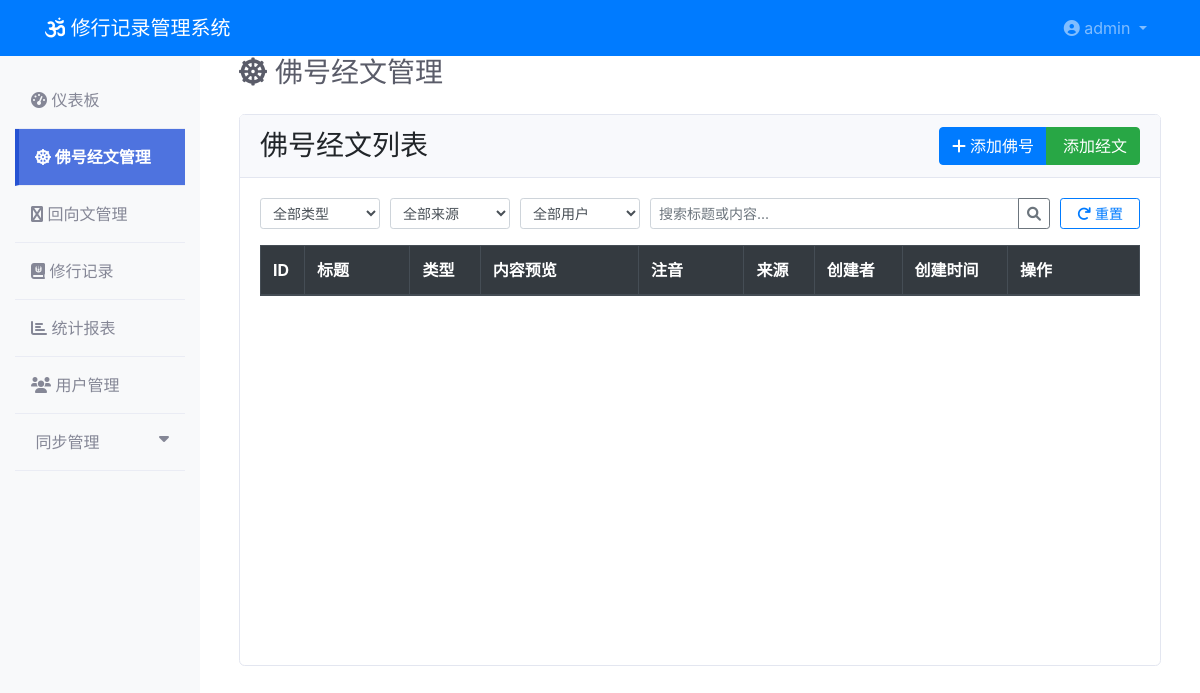
The app's page /chanting/ (signed in), older data.
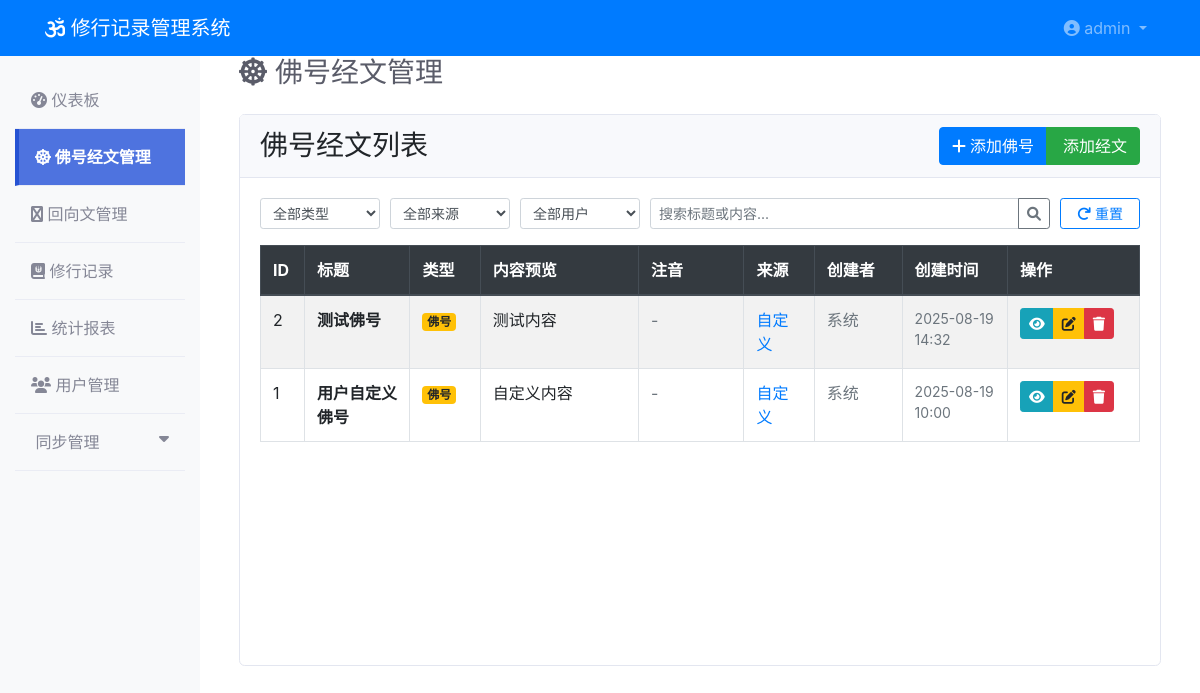
The same page, newer data.
### models/user.py (models this page shows, shortened)
class AdminUser(UserMixin, db.Model):
    __tablename__ = 'admin_users'
    id = db.Column(db.Integer, primary_key=True)
    username = db.Column(db.String(80), unique=True, nullable=False)
    email = db.Column(db.String(120), unique=True, nullable=False)
    password_hash = db.Column(db.String(255), nullable=False)
    is_active = db.Column(db.Boolean, default=True)
    created_at = db.Column(db.DateTime, default=datetime.utcnow)
    last_login = db.Column(db.DateTime)

### models/chanting.py (models this page shows, shortened)
class Chanting(db.Model):
    __tablename__ = 'chantings'
    id = db.Column(db.Integer, primary_key=True)
    title = db.Column(db.String(200), nullable=False)
    content = db.Column(db.Text, nullable=False)
    pronunciation = db.Column(db.Text, nullable=True)  # 注音
    type = db.Column(db.Enum('buddha', 'sutra'), nullable=False)  # 佛号或经文
    is_built_in = db.Column(db.Boolean, default=False)  # 是否为内置
    is_deleted = db.Column(db.Boolean, default=False)  # 逻辑删除
    user_id = db.Column(db.Integer, nullable=True)  # 创建者ID，内置内容为空
    created_at = db.Column(db.DateTime, default=datetime.utcnow)
    updated_at = db.Column(db.DateTime, default=datetime.utcnow, onupdate=datetime.utcnow)
    @classmethod
    def get_active(cls):
        return cls.query.filter_by(is_deleted=False)

### routes/chanting.py (the view, shortened to what this page needs)
@chanting_bp.route('/')
@login_required
def index():
    page = request.args.get('page', 1, type=int)
    chanting_type = request.args.get('type', '')
    source = request.args.get('source', '')
    search = request.args.get('search', '')
    user_filter = request.args.get('user', '')
    query = Chanting.get_active()
    if chanting_type:
        query = query.filter(Chanting.type == chanting_type)
    if source == 'builtin':
        query = query.filter(Chanting.is_built_in == True)
    elif source == 'custom':
        query = query.filter(Chanting.is_built_in == False)
    if user_filter:
        if user_filter == 'system':
            query = query.filter(Chanting.user_id.is_(None))
        else:
            query = query.filter(User.username == user_filter)
    chantings = query.order_by(Chanting.created_at.desc()).paginate(
        page=page, per_page=20, error_out=False
    )
    user_ids = db.session.query(Chanting.user_id).filter(
        Chanting.is_deleted == False,
        Chanting.user_id.isnot(None)
    ).distinct().all()
    user_ids = [uid[0] for uid in user_ids]
    users = User.query.filter(User.id.in_(user_ids)).all() if user_ids else []
    return render_template('chanting/index.html',
                         chantings=chantings,
                         current_type=chanting_type,
                         current_source=source,
                         current_search=search,
                         current_user_filter=user_filter,
                         users=users)

### utils/db_monitor.py (called while the page is built)
def init_db_monitoring(app):
    @app.before_request
    def before_request():
        if not DatabaseMonitor.check_health():
            logger.warning("数据库连接异常，尝试重新连接")
            DatabaseMonitor.cleanup_connections()
    @app.after_request
    def after_request(response):
        try:
            db.session.remove()
        except Exception as e:
            logger.error(f"清理session失败: {e}")
        return response
    @app.teardown_appcontext
    def shutdown_session(exception=None):
        try:
            db.session.remove()
        except Exception as e:
            logger.error(f"teardown session失败: {e}")

    @staticmethod
    def check_health():
        try:
            result = db.session.execute(text('SELECT 1'))
            return True
        except Exception as e:
            logger.error(f"数据库健康检查失败: {e}")
            return False

### templates/chanting/index.html (shortened to what this page needs)
{% extends "base.html" %}
{% block content %}
<div class="container-fluid">
    <div class="d-sm-flex align-items-center justify-content-between mb-4">
        <h1 class="h3 mb-0 text-gray-800">
            <i class="fas fa-dharmachakra mr-2"></i>佛号经文管理
        </h1>
    </div>
    <div class="row">
        <div class="col-12">
            <div class="card">
                <div class="card-header d-flex justify-content-between align-items-center">
                    <h3 class="card-title mb-0">佛号经文列表</h3>
                    <div class="btn-group">
                        <button type="button" class="btn btn-primary" data-toggle="modal" data-target="#addChantingModal">
                            <i class="fas fa-plus mr-1"></i>添加佛号
                        </button>
                        <button type="button" class="btn btn-success" data-toggle="modal" data-target="#addSutraModal">
                            添加经文
                        </button>
                    </div>
                </div>
                <div class="card-body">
                    <div class="d-flex flex-nowrap align-items-center mb-3" style="gap: 10px;">
                        <div style="min-width: 120px;">
                            <select class="form-control form-control-sm" id="typeFilter">
                                <option value="">全部类型</option>
                            </select>
                        </div>
                        <div style="min-width: 120px;">
                            <select class="form-control form-control-sm" id="sourceFilter">
                                <option value="">全部来源</option>
                            </select>
                        </div>
                        <div style="min-width: 120px;">
                            <select class="form-control form-control-sm" id="userFilter">
                                <option value="">全部用户</option>
                            </select>
                        </div>
                        <div class="flex-grow-1">
                            <div class="input-group input-group-sm">
                                <input type="text" class="form-control" id="searchInput" placeholder="搜索标题或内容..." value="{{ current_search or '' }}">
                                <div class="input-group-append">
                                    <button class="btn btn-outline-secondary" type="button" onclick="searchChantings()">
                                        <i class="fas fa-search"></i>
                                    </button>
                                </div>
                            </div>
                        </div>
                        <div style="min-width: 80px;">
                            <button class="btn btn-outline-primary btn-sm btn-block" onclick="resetFilters()">
                                <i class="fas fa-redo mr-1"></i>重置
                            </button>
                        </div>
                    </div>
                    <div class="table-responsive">
                        <table class="table table-bordered table-striped" id="chantingTable">
                            <thead class="thead-dark">
                                <tr>
                                    <th width="5%">ID</th>
                                    <th width="12%">标题</th>
                                    <th width="8%">类型</th>
                                    <th width="18%">内容预览</th>
                                    <th width="12%">注音</th>
                                    <th width="8%">来源</th>
                                    <th width="10%">创建者</th>
                                    <th width="12%">创建时间</th>
                                    <th width="15%">操作</th>
                                </tr>
                            </thead>
                            <tbody>
                                {% for chanting in chantings %}
                                <tr data-id="{{ chanting.id }}">
                                    <td>{{ chanting.id }}</td>
                                    <td>
                                        <strong>{{ chanting.title }}</strong>
                                    </td>
                                    <td>
                                        {% if chanting.type == 'buddha' %}
                                        <span class="badge badge-warning">佛号</span>
                                        {% else %}
                                        <span class="badge badge-success">经文</span>
                                        {% endif %}
                                    </td>
                                    <td>
                                        <span class="text-truncate" style="max-width: 200px; display: inline-block;" title="{{ chanting.content }}">
                                            {{ chanting.content[:50] }}{% if chanting.content|length > 50 %}...{% endif %}
                                        </span>
                                    </td>
                                    <td>
                                        {% if chanting.pronunciation %}
                                        <span class="text-muted small">{{ chanting.pronunciation[:30] }}...</span>
                                        {% else %}
                                        <span class="text-muted">-</span>
                                        {% endif %}
                                    </td>
                                    <td>
                                        {% if chanting.is_built_in %}
                                        <span class="text-info">内置</span>
                                        {% else %}
                                        <span class="text-primary">自定义</span>
                                        {% endif %}
                                    </td>
                                    <td>
                                        {% if chanting.user %}
                                        <span class="badge badge-secondary">{{ chanting.user.nickname or chanting.user.username }}</span>
                                        {% else %}
                                        <span class="text-muted">系统</span>
                                        {% endif %}
                                    </td>
                                    <td class="small text-muted">
                                        {{ chanting.created_at.strftime('%Y-%m-%d %H:%M') }}
                                    </td>
                                    <td>
                                        <div class="btn-group btn-group-sm">
                                            <button class="btn btn-info btn-sm" onclick="viewChanting({{ chanting.id }})" title="查看">
                                                <i class="fas fa-eye"></i>
                                            </button>
                                            <button class="btn btn-warning btn-sm" onclick="editChanting({{ chanting.id }})" title="编辑">
                                                <i class="fas fa-edit"></i>
                                            </button>
                                            <button class="btn btn-danger btn-sm" onclick="deleteChanting({{ chanting.id }})" title="删除">
                                                <i class="fas fa-trash"></i>
                                            </button>
                                        </div>
                                    </td>
                                </tr>
                                {% endfor %}
                            </tbody>
                        </table>
                    </div>
                </div>
            </div>
        </div>
    </div>
</div>
{% endblock %}

### templates/base.html (shortened to what this page needs)
<!DOCTYPE html>
<html lang="zh-CN">
<head>
    <link href="https://cdn.jsdelivr.net/npm/bootstrap@4.6.2/dist/css/bootstrap.min.css" rel="stylesheet">
    <link href="{{ url_for('static', filename='css/fontawesome-fixed.css') }}" rel="stylesheet">
    <link href="https://cdn.datatables.net/1.11.5/css/dataTables.bootstrap4.min.css" rel="stylesheet">
</head>
<body>
    {% if current_user.is_authenticated %}
    <nav class="navbar navbar-expand-lg navbar-dark bg-primary">
        <div class="container">
            <a class="navbar-brand" href="{{ url_for('main.dashboard') }}">
                <i class="fas fa-om"></i> 修行记录管理系统
            </a>
            <div class="navbar-nav ml-auto">
                <div class="nav-item dropdown">
                    <a class="nav-link dropdown-toggle" href="#" id="navbarDropdown" role="button" data-toggle="dropdown">
                        <i class="fas fa-user-circle"></i> {{ current_user.username }}
                    </a>
                </div>
            </div>
        </div>
    </nav>
    <div class="container-fluid">
        <div class="row">
            <nav class="col-md-3 col-lg-2 d-md-block bg-light sidebar">
                <div class="pt-3">
                    <ul class="nav flex-column">
                        <li class="nav-item">
                            <a class="nav-link {{ 'active' if request.endpoint == 'main.dashboard' }}" href="{{ url_for('main.dashboard') }}">
                                <i class="fas fa-tachometer-alt"></i> 仪表板
                            </a>
                        </li>
                        <li class="nav-item">
                            <a class="nav-link {{ 'active' if request.endpoint and request.endpoint.startswith('chanting.') }}" href="{{ url_for('chanting.index') }}">
                                <i class="fas fa-dharmachakra"></i> 佛号经文管理
                            </a>
                        </li>
                        <li class="nav-item">
                            <a class="nav-link {{ 'active' if request.endpoint and request.endpoint.startswith('dedication.') }}" href="{{ url_for('dedication.index') }}">
                                <i class="fas fa-hands"></i> 回向文管理
                            </a>
                        </li>
                        <li class="nav-item">
                            <a class="nav-link {{ 'active' if request.endpoint and request.endpoint.startswith('records.') }}" href="{{ url_for('records.index') }}">
                                <i class="fas fa-journal-whills"></i> 修行记录
                            </a>
                        </li>
                        <li class="nav-item">
                            <a class="nav-link {{ 'active' if request.endpoint and request.endpoint.startswith('stats.') }}" href="{{ url_for('stats.index') }}">
                                <i class="fas fa-chart-bar"></i> 统计报表
                            </a>
                        </li>
                        <li class="nav-item">
                            <a class="nav-link {{ 'active' if request.endpoint and request.endpoint.startswith('users.') }}" href="{{ url_for('users.index') }}">
                                <i class="fas fa-users"></i> 用户管理
                            </a>
                        </li>
                        <li class="nav-item">
                            <a class="nav-link {{ 'active' if request.endpoint and request.endpoint.startswith('sync_management.') }}" href="#" data-toggle="collapse" data-target="#syncSubmenu" aria-expanded="false">
                                 同步管理 <i class="fas fa-caret-down float-right"></i>
                            </a>
                        </li>
                    </ul>
                </div>
            </nav>
            <main class="col-md-9 ml-sm-auto col-lg-10 px-md-4">
                {% endif %}
                {% block content %}{% endblock %}
                {% if current_user.is_authenticated %}
            </main>
        </div>
    </div>
    {% endif %}
</body>
</html>

### templates/base.html (style rules this page uses)
.text-gray-800 { color: #5a5c69 !important; }
.sidebar { min-height: calc(100vh - 56px); background-color: #f8f9fc; }
.sidebar .nav-link { color: #858796; padding: 1rem; border-bottom: 1px solid #eaecf4; }
.sidebar .nav-link.active { color: #fff !important; background-color: #4e73df !important; border-left: 4px solid #2653d3; font-weight: bold; }
.card { border: 1px solid #e3e6f0; border-radius: 0.35rem; }
.card-header { background-color: #f8f9fc; border-bottom: 1px solid #e3e6f0; }
.table-responsive { min-height: 400px; }
.container-fluid { min-height: calc(100vh - 56px); }
main { min-height: calc(100vh - 56px); }

Row changes from the older to the newer data that the page shows:
added Chanting: id "2", title "测试佛号", type "佛号", content "测试内容", is_built_in "自定义", created_at "2025-08-19 14:32"
added Chanting: id "1", title "用户自定义佛号", type "佛号", content "自定义内容", is_built_in "自定义", created_at "2025-08-19 10:00"
